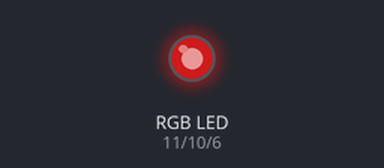
This sketch was run on a simulated Arduino Uno, built with avr-gcc and run on an emulated ATmega328P. Shown: an RGB LED mixed from three pins (HIGH = lit). Dim RGB values are drawn brighter than linear.

Above: at 0.1 s.
Timing chart, 0 to 1.6 s (numbered marks = the images above):
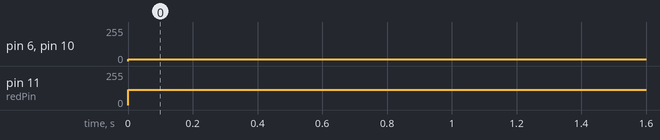

The sketch:

RGB_COMMON_CATHODE.ino
```cpp
int redPin=11;
int greenPin=10;
int bluePin=6;
int brightness=15;

void setup() {
                Serial.begin(9600);
                pinMode(redPin,OUTPUT);
                pinMode(greenPin,OUTPUT);
                pinMode(bluePin,OUTPUT);

}

void loop() {
              analogWrite(redPin,brightness+100);
              analogWrite(greenPin,brightness);
              analogWrite(bluePin,brightness);

}
```

Measured:
- by itself, pin 6 (bluePin), pin 10 (greenPin): 0/255 → 15/255 at 0.00 s
- by itself, pin 11 (redPin): 0/255 → 115/255 at 0.00 s
